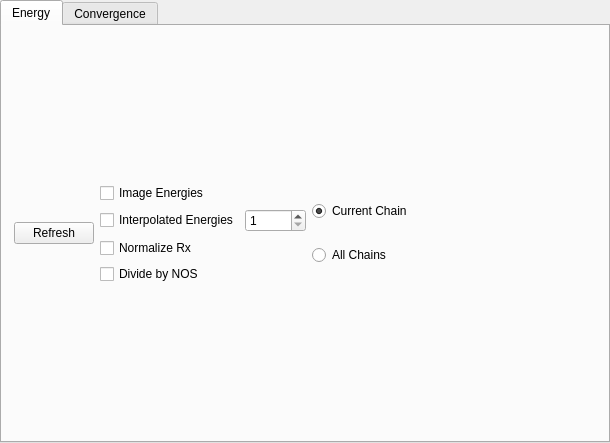
<?xml version="1.0" encoding="UTF-8"?>
<ui version="4.0">
 <class>PlotsWidget</class>
 <widget class="QWidget" name="PlotsWidget">
  <property name="geometry">
   <rect>
    <x>0</x>
    <y>0</y>
    <width>610</width>
    <height>443</height>
   </rect>
  </property>
  <property name="sizePolicy">
   <sizepolicy hsizetype="MinimumExpanding" vsizetype="MinimumExpanding">
    <horstretch>0</horstretch>
    <verstretch>0</verstretch>
   </sizepolicy>
  </property>
  <property name="minimumSize">
   <size>
    <width>200</width>
    <height>200</height>
   </size>
  </property>
  <layout class="QGridLayout" name="gridLayout">
   <property name="leftMargin">
    <number>0</number>
   </property>
   <property name="topMargin">
    <number>0</number>
   </property>
   <property name="rightMargin">
    <number>0</number>
   </property>
   <property name="bottomMargin">
    <number>0</number>
   </property>
   <item row="0" column="0">
    <widget class="QTabWidget" name="tabWidget_Plots">
     <property name="sizePolicy">
      <sizepolicy hsizetype="Expanding" vsizetype="Expanding">
       <horstretch>0</horstretch>
       <verstretch>0</verstretch>
      </sizepolicy>
     </property>
     <property name="minimumSize">
      <size>
       <width>100</width>
       <height>150</height>
      </size>
     </property>
     <property name="baseSize">
      <size>
       <width>400</width>
       <height>200</height>
      </size>
     </property>
     <property name="currentIndex">
      <number>0</number>
     </property>
     <widget class="QWidget" name="tab_Plots_Energy">
      <attribute name="title">
       <string>Energy</string>
      </attribute>
      <layout class="QGridLayout" name="gridLayout_3">
       <property name="leftMargin">
        <number>0</number>
       </property>
       <property name="topMargin">
        <number>0</number>
       </property>
       <property name="rightMargin">
        <number>0</number>
       </property>
       <property name="bottomMargin">
        <number>0</number>
       </property>
       <item row="1" column="0">
        <layout class="QGridLayout" name="gridLayout_2">
         <property name="leftMargin">
          <number>12</number>
         </property>
         <property name="topMargin">
          <number>12</number>
         </property>
         <property name="rightMargin">
          <number>12</number>
         </property>
         <property name="bottomMargin">
          <number>12</number>
         </property>
         <item row="0" column="4">
          <layout class="QGridLayout" name="gridLayout_7">
           <item row="0" column="0">
            <widget class="QRadioButton" name="radioButton_2">
             <property name="text">
              <string>Current Chain</string>
             </property>
             <property name="checked">
              <bool>true</bool>
             </property>
            </widget>
           </item>
           <item row="1" column="0">
            <widget class="QRadioButton" name="radioButton">
             <property name="text">
              <string>All Chains</string>
             </property>
            </widget>
           </item>
          </layout>
         </item>
         <item row="0" column="1">
          <layout class="QGridLayout" name="gridLayout_8">
           <item row="1" column="1">
            <widget class="QSpinBox" name="spinBox_InterpolateEnergies_N">
             <property name="minimum">
              <number>1</number>
             </property>
             <property name="maximum">
              <number>10000</number>
             </property>
            </widget>
           </item>
           <item row="1" column="0">
            <widget class="QCheckBox" name="checkBox_InterpolateEnergies">
             <property name="text">
              <string>Interpolated Energies</string>
             </property>
             <property name="checked">
              <bool>false</bool>
             </property>
            </widget>
           </item>
           <item row="2" column="0">
            <widget class="QCheckBox" name="checkBox_normalize_Rx">
             <property name="text">
              <string>Normalize Rx</string>
             </property>
            </widget>
           </item>
           <item row="0" column="0">
            <widget class="QCheckBox" name="checkBox_ImageEnergies">
             <property name="text">
              <string>Image Energies</string>
             </property>
            </widget>
           </item>
           <item row="3" column="0">
            <widget class="QCheckBox" name="checkBox_divide_by_NOS">
             <property name="text">
              <string>Divide by NOS</string>
             </property>
            </widget>
           </item>
          </layout>
         </item>
         <item row="0" column="6">
          <spacer name="horizontalSpacer">
           <property name="orientation">
            <enum>Qt::Horizontal</enum>
           </property>
           <property name="sizeHint" stdset="0">
            <size>
             <width>40</width>
             <height>20</height>
            </size>
           </property>
          </spacer>
         </item>
         <item row="0" column="0">
          <widget class="QPushButton" name="pushButton_Refresh">
           <property name="text">
            <string>Refresh</string>
           </property>
          </widget>
         </item>
        </layout>
       </item>
       <item row="0" column="0">
        <layout class="QGridLayout" name="gridLayout_Energy_Plots">
         <property name="spacing">
          <number>0</number>
         </property>
        </layout>
       </item>
      </layout>
     </widget>
     <widget class="QWidget" name="tab_Plots_Convergence">
      <attribute name="title">
       <string>Convergence</string>
      </attribute>
      <layout class="QGridLayout" name="gridLayout_4">
       <property name="leftMargin">
        <number>0</number>
       </property>
       <property name="topMargin">
        <number>0</number>
       </property>
       <property name="rightMargin">
        <number>0</number>
       </property>
       <property name="bottomMargin">
        <number>0</number>
       </property>
       <item row="0" column="0">
        <layout class="QGridLayout" name="gridLayout_5"/>
       </item>
       <item row="1" column="0">
        <layout class="QGridLayout" name="gridLayout_6">
         <property name="leftMargin">
          <number>12</number>
         </property>
         <property name="topMargin">
          <number>12</number>
         </property>
         <property name="rightMargin">
          <number>12</number>
         </property>
         <property name="bottomMargin">
          <number>12</number>
         </property>
         <item row="0" column="1">
          <widget class="QComboBox" name="comboBox_PlotSource">
           <item>
            <property name="text">
             <string>Energy</string>
            </property>
           </item>
           <item>
            <property name="text">
             <string>Force</string>
            </property>
           </item>
          </widget>
         </item>
         <item row="0" column="0">
          <widget class="QLabel" name="label">
           <property name="text">
            <string>Plot Source</string>
           </property>
          </widget>
         </item>
         <item row="0" column="2">
          <spacer name="horizontalSpacer_2">
           <property name="orientation">
            <enum>Qt::Horizontal</enum>
           </property>
           <property name="sizeHint" stdset="0">
            <size>
             <width>40</width>
             <height>20</height>
            </size>
           </property>
          </spacer>
         </item>
        </layout>
       </item>
      </layout>
     </widget>
    </widget>
   </item>
  </layout>
 </widget>
 <resources/>
 <connections/>
</ui>
